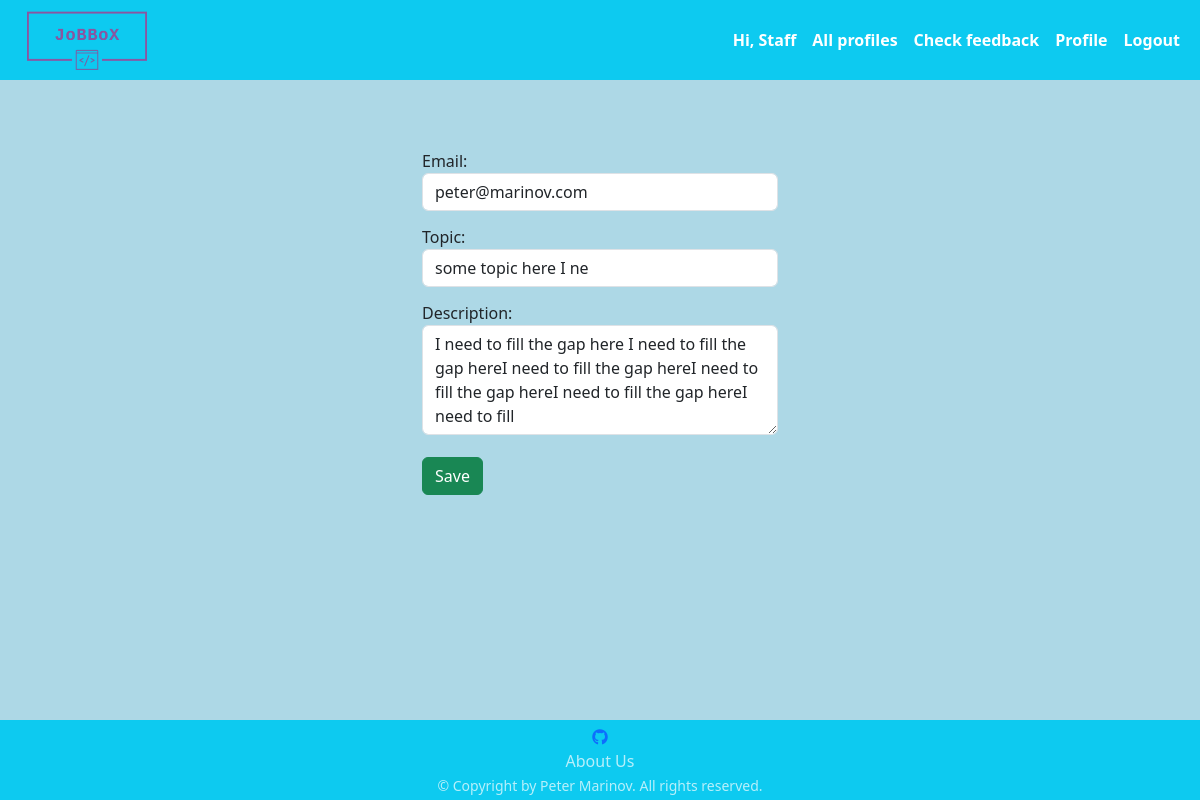
Screenshot of /contact-us/21/edit (signed in) with the database file from the repository.
### jobbox/common/models.py (models this page shows)
class ContactUs(models.Model):
    TOPIC_MAX_LEN = 20
    DESCRIPTION_MIN_LEN = 20
    DESCRIPTION_MAX_LEN = 150
    email = models.EmailField()
    topic = models.CharField(
        max_length=TOPIC_MAX_LEN,
    )
    description = models.TextField(
        max_length=DESCRIPTION_MAX_LEN,
        validators=(
            validators.MinLengthValidator(DESCRIPTION_MIN_LEN),
        )
    )
    class Meta:
        ordering = ['-pk']
        verbose_name_plural = 'Contact Us'

### jobbox/common/views.py (the view)
# urls.py: path('<int:pk>/edit', EditContactUs.as_view(), name='edit_contact_us'),
class EditContactUs(AdminOrStaffMixin, auth_mixins.LoginRequiredMixin, views.UpdateView):
    template_name = 'common/edit_contact_us.html'
    model = ContactUs
    form_class = ContactUsFrom
    success_url = reverse_lazy('contact_us_list')

### jobbox/common/forms.py
class ContactUsFrom(forms.ModelForm):
    class Meta:
        model = ContactUs
        fields = '__all__'
        widgets = {
            'email': forms.EmailInput(attrs={'class': 'form-control'}),
            'topic': forms.TextInput(attrs={'class': 'form-control'}),
            'description': forms.Textarea(attrs={'class': 'form-control', 'rows': 4}),
        }

### jobbox/common/views.py (called while the page is built)
    def dispatch(self, request, *args, **kwargs):
        if request.user.is_superuser or request.user.is_staff:
            return super().dispatch(request, *args, **kwargs)
        raise PermissionDenied()

### middawares/middawares.py (called while the page is built)
def set_profile_middleware(get_response):
    def middleware(request, *args, **kwargs):
        if request.user.is_authenticated:
            request.current_user = request.user
        else:
            request.current_user = None
        return get_response(request, *args, **kwargs)
    return middleware

### templates/common/edit_contact_us.html (shortened to what this page needs)
{% extends 'base.html' %}
{% block content %}
    <div class="col-sm-4">
    <form action="{% url 'edit_contact_us' pk=object.pk %}" method="POST">
        <div class="form-group">
        {{ form }}
        <button class="btn btn-success mt-2">Save</button>
        </div>
    </form>
    </div>
{% endblock %}

### static_files/style/styles.css (style rules this page uses)
html, body { height: 100%; }
form .form-control { margin-bottom: 14px }

### rows the page displays
ContactUs: email "peter@marinov.com", topic "some topic here I ne", description "I need to fill the gap here I need to fill the gap hereI need to fill the gap hereI need to fill the gap hereI need to fill the gap hereI need to fill"
